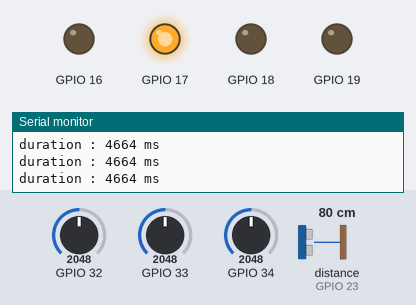
Simulated run of this sketch. Board: ESP32. Parts: output pins drawn as LEDs (lit = HIGH), the last lines printed to the serial monitor. Wiring (inferred from the names in the program): ultrasonic range finder: trigger GPIO 23; echo GPIO 23. The test bench sets the inputs (shaded band); at power-on: GPIO 32 = 2048, distance to the obstacle (sensor on GPIO 23) 80 cm, GPIO 33 = 2048, GPIO 34 = 2048. The echo pulse lasts 58.3 µs per cm.

Above: at 3.2 s.
3.3 s: GPIO 32 set to 675
4.8 s: GPIO 32 set to 555
At 5.6 s:
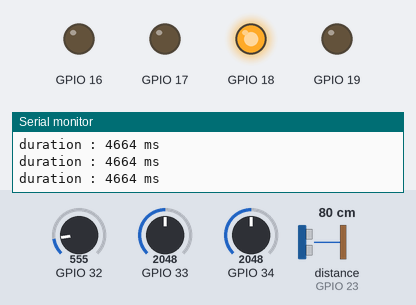
6.3 s: distance to the obstacle (sensor on GPIO 23) set to 7 cm
7.8 s: distance to the obstacle (sensor on GPIO 23) set to 4 cm
At 9.0 s:
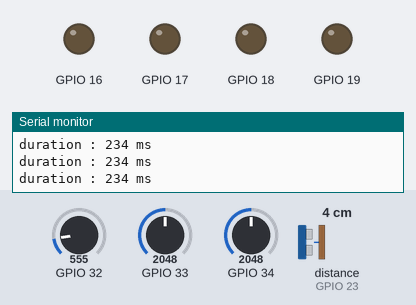
9.3 s: distance to the obstacle (sensor on GPIO 23) set to 9 cm
At 9.9 s:
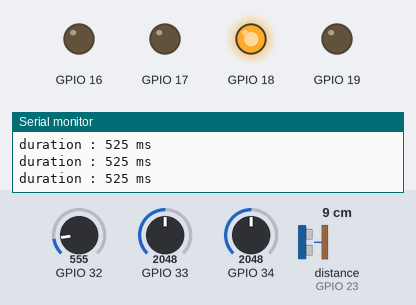
10.8 s: distance to the obstacle (sensor on GPIO 23) set to 2 cm
At 11.9 s:
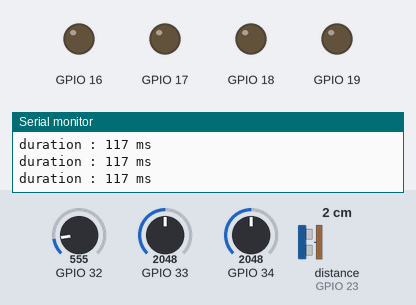
Timing chart, 0 to 13.3 s (numbered marks = the images above; inputs shaded):
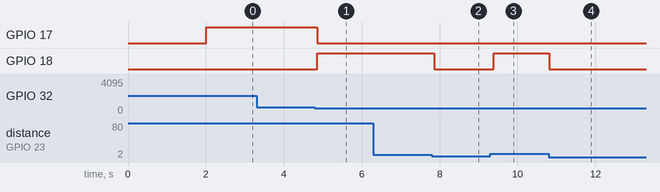

The sketch:

03.smart_mobility_ultra_sonic.ino
```cpp
// 초음파 센서 핀 정의
#define TRIG_PIN 23  // 초음파 센서의 트리거 핀
#define ECHO_PIN 23  // 초음파 센서의 에코 핀

int duration;  // 초음파 센서로부터 측정된 거리 값 저장 변수
int lightValue;  // 조도센서 값 저장 변수

float black = 0.3;  // 라인 감지 임계값 (검은색 라인 감지 기준)
float left, right;  // 왼쪽, 오른쪽 라인 센서의 기준값 저장 변수

void setup() {
  Serial.begin(9600);  // 시리얼 통신 시작 (9600 baud rate)
  delay(2000);  // 초기화를 위한 2초 대기
  line_detection();  // 라인 센서의 기준값 측정
}

void loop() {
  fw_detection();  // 전방 장애물 감지
  lightValue = analogRead(34);  // 조도센서 값 읽기

  // 조도센서 값이 3000을 초과하면 정지
  if(lightValue > 2500) {  /// 횡단보도 신호등 빨 > 바닥에 불(led) // 어두우면 잘 가다가(?), 불이 들어면 멈춰(?)
    car_stop();
  }
  // 장애물이 300ms 이내에 감지되면 정지
  else if(duration < 300) {
    car_stop();
  }
  // 왼쪽 라인 센서가 검은색 라인을 감지하면 우회전
  else if (analogRead(32) > left * black) {
    car_right();
  }
  // 오른쪽 라인 센서가 검은색 라인을 감지하면 좌회전
  else if (analogRead(33) > right * black) {
    car_left();
  }
  // 그 외의 경우 직진
  else {
    car_go();
  }
  delay(100);  // 100ms 대기
}

// 전방 장애물 감지 함수
void fw_detection() {
  pinMode(TRIG_PIN, OUTPUT);  // 트리거 핀을 출력으로 설정
  digitalWrite(TRIG_PIN, LOW);  // 트리거 핀 LOW로 초기화
  delayMicroseconds(2);

  digitalWrite(TRIG_PIN, HIGH);  // 초음파 발사
  delayMicroseconds(10);  // 10마이크로초 동안 HIGH 유지
  digitalWrite(TRIG_PIN, LOW);  // 트리거 핀 LOW로 설정

  pinMode(ECHO_PIN, INPUT);  // 에코 핀을 입력으로 설정

  duration = pulseIn(ECHO_PIN, HIGH);  // 에코 핀의 HIGH 신호 지속 시간 측정

  // 측정된 거리 값 시리얼 모니터로 출력
  Serial.print("duration : ");
  Serial.print(duration);
  Serial.println(" ms");
}

// 라인 센서 기준값 측정 함수
void line_detection() {
  left = analogRead(32);  // 왼쪽 라인 센서 값 읽기
  right = analogRead(33);  // 오른쪽 라인 센서 값 읽기
}

// 차량 제어 함수들
// 직진 함수
void car_go() {
  analogWrite(16,0);     // 왼쪽 모터 정방향
  analogWrite(17,500);  // 왼쪽 모터 정방향
  analogWrite(18,500);  // 오른쪽 모터 정방향
  analogWrite(19,0);     // 오른쪽 모터 정방향
}

// 정지 함수
void car_stop() {
  analogWrite(16,0);  // 모든 모터 정지
  analogWrite(17,0);
  analogWrite(18,0);
  analogWrite(19,0);
}

// 우회전 함수
void car_right() {
  analogWrite(16,0);     // 왼쪽 모터 정방향
  analogWrite(17,500);  // 왼쪽 모터 정방향
  analogWrite(18,0);     // 오른쪽 모터 정지
  analogWrite(19,0);     // 오른쪽 모터 정지
}

// 좌회전 함수
void car_left() {
  analogWrite(16,0);     // 왼쪽 모터 정지
  analogWrite(17,0);     // 왼쪽 모터 정지
  analogWrite(18,500);  // 오른쪽 모터 정방향
  analogWrite(19,0);     // 오른쪽 모터 정방향
}
```

Measured:
- the behaviour switches between 615 and 614 on GPIO 32 (found by bisection; images 0 and 1)
- the behaviour switches between 6 and 5 cm on distance to the obstacle (sensor on GPIO 23) (found by bisection; images 1 and 2)
- after the input at 4.8 s, GPIO 17: HIGH → LOW after 0.06 s; GPIO 18: LOW → HIGH after 0.06 s
- after the input at 7.8 s, GPIO 18: HIGH → LOW after 0.07 s
- after the input at 9.3 s, GPIO 18: LOW → HIGH after 0.09 s
- after the input at 10.8 s, GPIO 18: HIGH → LOW at once
